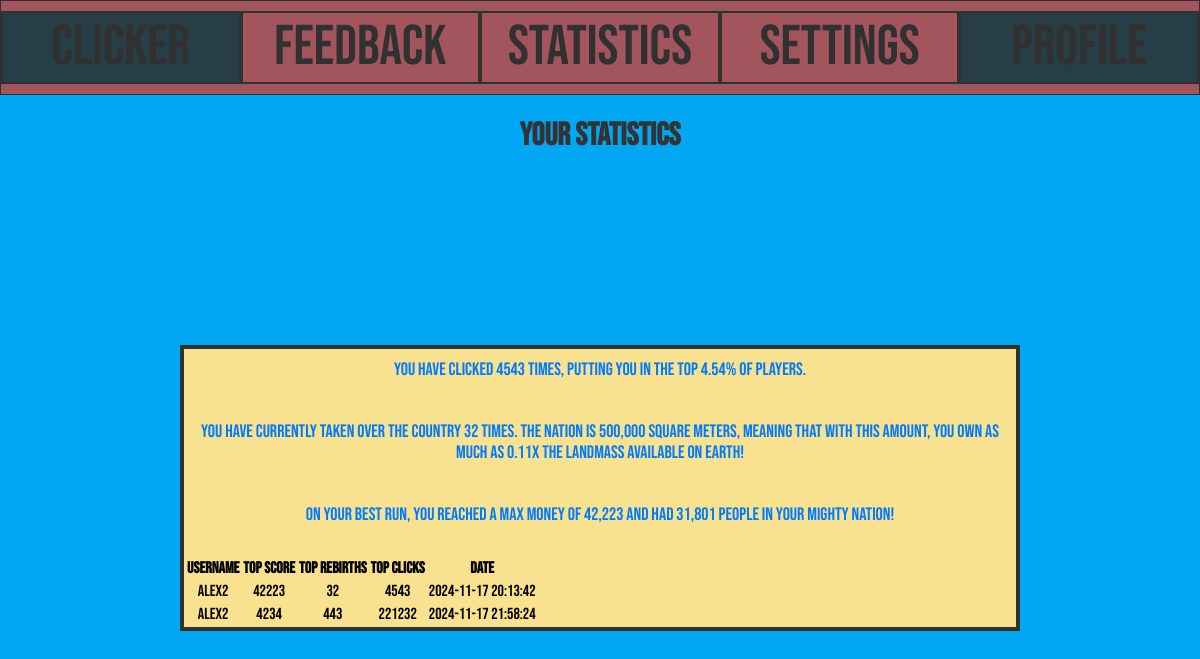
The page /statistics.php (signed in) on the database as committed earlier.
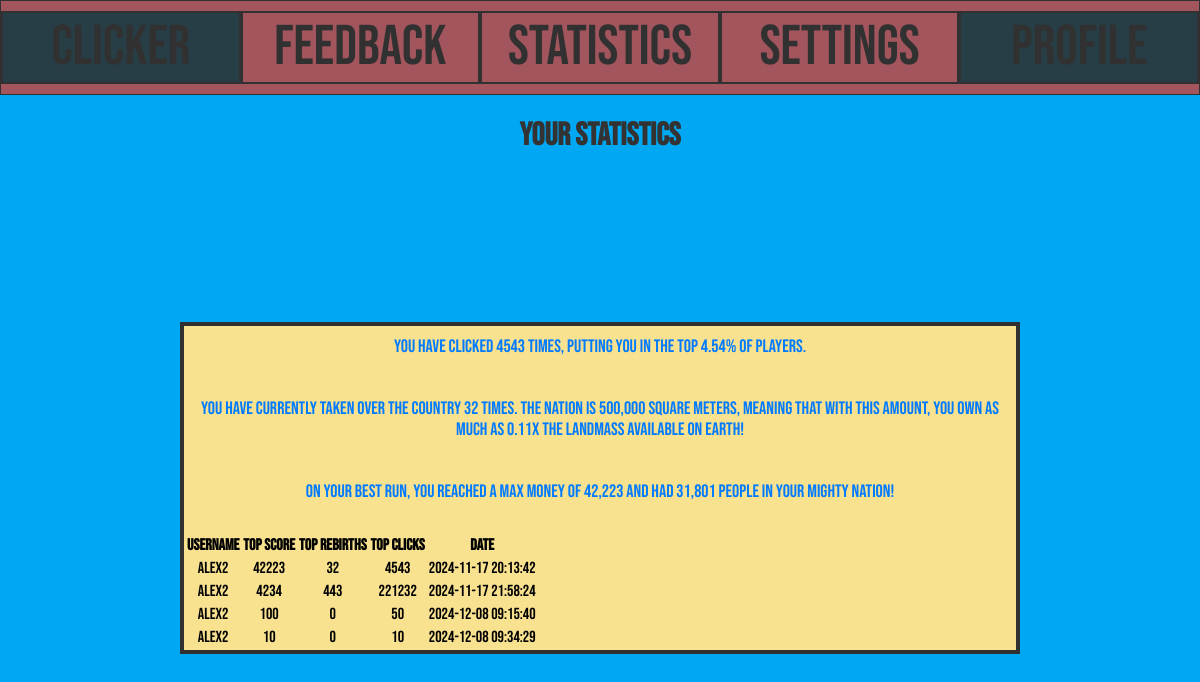
The same page on the database as committed later.
### tables this page shows
CREATE TABLE `trackeduserinformation` (
  `ID` int(11) NOT NULL,
  `userid` int(11) NOT NULL,
  `TopScore` int(11) NOT NULL,
  `TopRebirths` int(11) NOT NULL,
  `TopClicks` int(11) NOT NULL,
  `Date` timestamp NOT NULL DEFAULT current_timestamp() ON UPDATE current_timestamp()
);

CREATE TABLE `accounts` (
  `id` int(11) NOT NULL,
  `username` varchar(50) NOT NULL,
  `password` varchar(255) NOT NULL,
  `email` varchar(100) NOT NULL
);

### Statistics.php (the view, shortened to what this page needs)
<?php
include('setup.php');
include('NavBar.php');
if (isset($_SESSION['ID'])) {
    $userid = $_SESSION['ID'];
    $sql = "SELECT Date, ID, userid, TopClicks, TopRebirths, TopScore FROM trackeduserinformation WHERE userid = ?";
    $stmt = $conn->prepare($sql);
    $stmt->bind_param("i", $userid);
    $stmt->execute();
    $result = $stmt->get_result();
    $userData = $result->fetch_assoc();
} else {
    $userData = null;
}
?>
<!DOCTYPE html>
<html lang="en">
<head>
    <link rel="stylesheet" href="css/style.css">
</head>
<body>
    <h1 style="text-align: center;">Your Statistics</h1>
    <div class="StatisticsBody">
        <?php if ($userData): ?>
            <a>You have clicked <?= htmlspecialchars($userData['TopClicks']) ?> times, putting you in the top <?= round(($userData['TopClicks'] / 100000) * 100, 2) ?>% of players.</a><br>
            <a>You have currently taken over the country <?= htmlspecialchars($userData['TopRebirths']) ?> times. The nation is 500,000 square meters, meaning that with this amount, you own as much as <?= round(($userData['TopRebirths'] * 500000) / 149000000, 2) ?>x the landmass available on Earth!</a><br>
            <a>On your best run, you reached a max money of <?= number_format(htmlspecialchars($userData['TopScore'])) ?> and had <?= number_format(htmlspecialchars($userData['TopClicks'] * 7)) ?> people in your mighty nation!</a><br>
        <?php else: ?>
            <a>No statistics found for your account. Play to generate data!</a>
        <?php endif; ?>
            <table>
        <tr>
            <th>Username</th>
            <th>Top Score</th>
            <th>Top Rebirths</th>
            <th>Top Clicks</th>
            <th>Date</th>
        </tr>
        <?php
            $userid = $_SESSION['ID'];
            $sql = "SELECT username, Date, userid, TopClicks, TopRebirths, TopScore FROM trackeduserinformation
            LEFT JOIN accounts
            ON trackeduserinformation.userid = accounts.id
            where userid=?";
            $stmt = $conn->prepare($sql);
            $stmt->bind_param("i", $userid);
            $stmt->execute();
            $result = $stmt->get_result();
        if ($result->num_rows > 0) {
            while ($row = $result->fetch_assoc()) {
                echo "<tr>";
                echo "<td>" . htmlspecialchars($row['username']) . "</td>";
                echo "<td>" . htmlspecialchars($row['TopScore']) . "</td>";
                echo "<td>" . htmlspecialchars($row['TopRebirths']) . "</td>";
                echo "<td>" . htmlspecialchars($row['TopClicks']) . "</td>";
                echo "<td>" . htmlspecialchars($row['Date']) . "</td>";
                echo "</tr>";
            }
        } else {
            echo "<tr><td colspan='6'>No data found</td></tr>";
        }
        ?>
    </table>
    </div>
</body>
</html>

Rows that differ between the two databases and show on the page:
added trackeduserinformation: userid.username "Alex2", TopScore "100", TopRebirths "0", TopClicks "50", Date "2024-12-08 09:15:40"
added trackeduserinformation: userid.username "Alex2", TopScore "10", TopRebirths "0", TopClicks "10", Date "2024-12-08 09:34:29"
